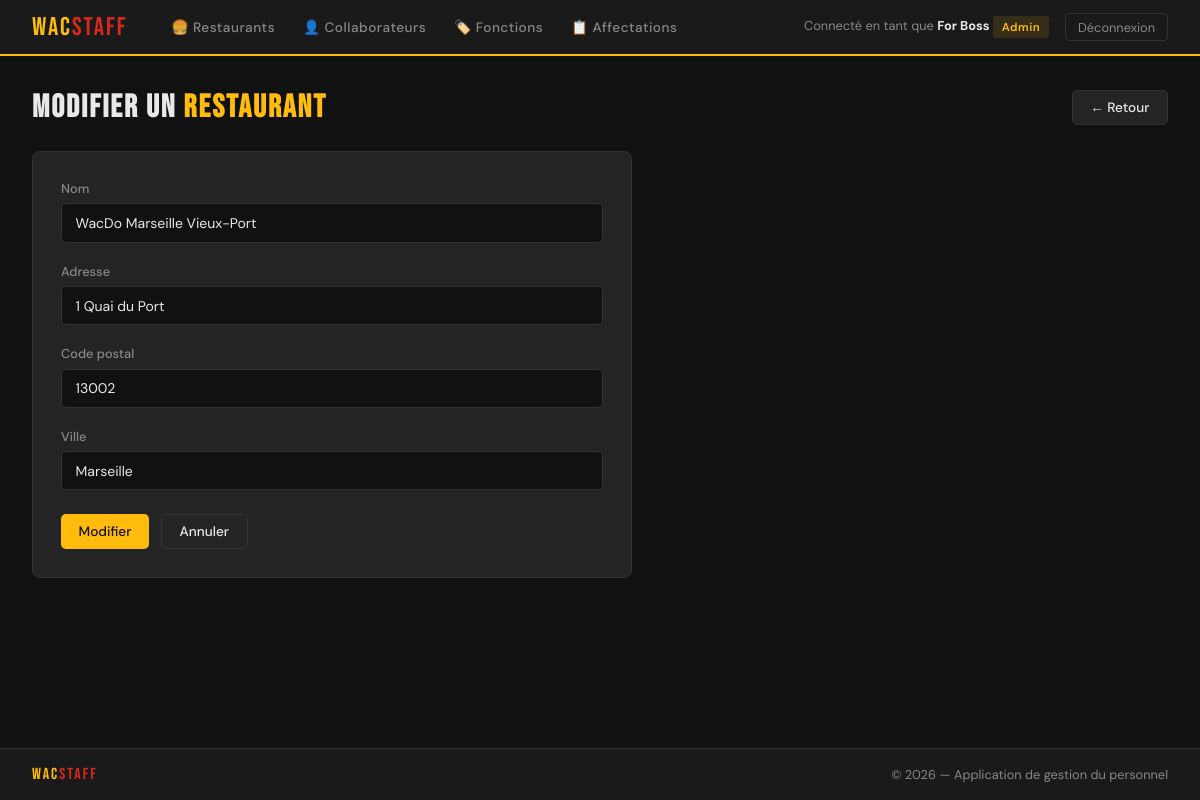
The app's page /WacStaff/restaurants/1/modifier/ (signed in) with its own data.
### WacStaff/models.py (models this page shows, shortened)
class Collaborateur(AbstractBaseUser, PermissionsMixin):
    nom = models.CharField(max_length=100)
    prenom = models.CharField(max_length=100)
    email = models.EmailField(max_length=100, unique=True)
    date1ereEmbauche = models.DateTimeField(auto_now_add=True)
    admin = models.BooleanField(default=False)
    USERNAME_FIELD = 'email'            # champ utilisé pour se connecter
    REQUIRED_FIELDS = ['nom', 'prenom'] # champs demandés par createsuperuser en plus de l'email
    objects = CollaborateurManager()
    @property
    def is_staff(self):
        return self.admin

class Restaurant(models.Model):
    nom = models.CharField(max_length=100, unique=True)
    adresse = models.CharField(max_length=300, unique=True)
    codePostal = models.CharField(max_length=50)
    ville = models.CharField(max_length=100)

### WacStaff/views.py (the view)
# urls.py: path('restaurants/<int:pk>/modifier/', views.restaurant_edit, name='restaurant_edit'),
@login_required
def restaurant_edit(request, pk):
    if not request.user.is_staff:
        messages.error(request, "Accès réservé aux administrateurs.")
        return redirect('restaurant_list')
    restaurant = get_object_or_404(Restaurant, pk=pk)
    form = RestaurantForm(request.POST or None, instance=restaurant)
    if form.is_valid():
        form.save()
        messages.success(request, "Restaurant modifié.")
        return redirect('restaurant_detail', pk=pk)
    return render(request, 'restaurants/form.html', {
        'form': form, 'action': 'Modifier', 'obj': restaurant
    })

### WacStaff/forms.py
class RestaurantForm(forms.ModelForm):
    class Meta:
        model = Restaurant
        fields = ['nom', 'adresse', 'codePostal', 'ville']
        labels = {
            'nom': 'Nom',
            'adresse': 'Adresse',
            'codePostal': 'Code postal',
            'ville': 'Ville',
        }

### WacStaff/templates/restaurants/form.html (shortened to what this page needs)
{% extends "base.html" %}
{% block content %}
<div class="page-header">
    <h1 class="page-title">{{ action }} un <span>restaurant</span></h1>
    <a href="{% url 'restaurant_list' %}" class="btn btn-secondary">← Retour</a>
</div>
<div class="form-card">
    <form method="post">
        {% for field in form %}
        <div class="form-group">
            <label>{{ field.label }}</label>
            {{ field }}
        </div>
        {% endfor %}
        <div class="form-actions">
            <button type="submit" class="btn btn-primary">{{ action }}</button>
            <a href="{% url 'restaurant_list' %}" class="btn btn-secondary">Annuler</a>
        </div>
    </form>
</div>
{% endblock %}

### WacStaff/templates/base.html (shortened to what this page needs)
<!doctype html>
<html lang="fr">
<head>
    {% load static %}
    <link rel="stylesheet" href="{% static 'wacstaff.css' %}">
</head>
<body>
{% if user.is_authenticated %}
<nav>
    <a href="{% url 'home' %}" class="nav-brand">Wac<span>Staff</span></a>
    <div class="nav-links">
        <a href="{% url 'restaurant_list' %}">🍔 Restaurants</a>
        <a href="{% url 'collaborateur_list' %}">👤 Collaborateurs</a>
        <a href="{% url 'fonction_list' %}">🏷️ Fonctions</a>
        <a href="{% url 'affectation_list' %}">📋 Affectations</a>
    </div>
    <div class="nav-user">
        <span>Connecté en tant que <strong>{{ user.prenom }} {{ user.nom }}</strong>
        {% if user.is_staff %}<span class="badge badge-admin">Admin</span>{% endif %}
        </span>
        <form method="post" action="{% url 'logout' %}" style="display:inline;">
            <button type="submit" class="btn-logout">Déconnexion</button>
        </form>
    </div>
</nav>
{% endif %}
<main>
    {% block content %}{% endblock %}
</main>
<footer>
    <span class="footer-brand">Wac<span>Staff</span></span>
    <span class="footer-copy">© {% now "Y" %} — Application de gestion du personnel</span>
</footer>
</body>
</html>

### WacStaff/static/wacstaff.css (style rules this page uses)
:root { --gold: #FFBC0D; --red: #DA291C; --dark: #1a1a1a; --darker: #111111; --surface: #242424; --border: #333333; --text: #e8e8e8; --muted: #888888; --success: #4ade80; --danger: #f87171; }
* { box-sizing: border-box; margin: 0; padding: 0; }
body { font-family: 'DM Sans', sans-serif; background: var(--darker); color: var(--text); min-height: 100vh; display: flex; flex-direction: column; }
nav { background: var(--dark); border-bottom: 2px solid var(--gold); padding: 0 2rem; display: flex; align-items: center; gap: 2rem; height: 56px; position: sticky; top: 0; z-index: 100; }
.nav-brand { font-family: 'Bebas Neue', sans-serif; font-size: 1.6rem; color: var(--gold); letter-spacing: 2px; text-decoration: none; }
.nav-brand span { color: var(--red); }
.nav-links { display: flex; gap: 0.25rem; flex: 1; }
.nav-links a { color: var(--muted); text-decoration: none; font-size: 0.85rem; font-weight: 500; padding: 0.4rem 0.75rem; border-radius: 4px; transition: all 0.15s; letter-spacing: 0.5px; }
.nav-user { display: flex; align-items: center; gap: 1rem; font-size: 0.8rem; color: var(--muted); }
.nav-user strong { color: var(--text); }
.btn-logout { background: none; border: 1px solid var(--border); color: var(--muted); padding: 0.3rem 0.75rem; border-radius: 4px; cursor: pointer; font-size: 0.8rem; font-family: 'DM Sans', sans-serif; text-decoration: none; transition: all 0.15s; }
main { flex: 1; padding: 2rem; max-width: 1200px; margin: 0 auto; width: 100%; }
.page-header { display: flex; justify-content: space-between; align-items: center; margin-bottom: 1.5rem; }
.page-title { font-family: 'Bebas Neue', sans-serif; font-size: 2rem; letter-spacing: 2px; color: var(--text); }
.page-title span { color: var(--gold); }
.btn { display: inline-flex; align-items: center; gap: 0.4rem; padding: 0.5rem 1.1rem; border-radius: 5px; font-size: 0.85rem; font-weight: 500; text-decoration: none; cursor: pointer; border: none; transition: all 0.15s; font-family: 'DM Sans', sans-serif; }
.btn-primary { background: var(--gold); color: #111; }
.btn-secondary { background: var(--surface); color: var(--text); border: 1px solid var(--border); }
.badge { display: inline-block; padding: 0.2rem 0.55rem; border-radius: 3px; font-size: 0.72rem; font-weight: 600; letter-spacing: 0.5px; }
.badge-admin { background: rgba(255,188,13,0.12); color: var(--gold); }
.form-card { background: var(--surface); border: 1px solid var(--border); border-radius: 8px; padding: 1.75rem; max-width: 600px; }
.form-group { margin-bottom: 1.25rem; }
.form-group label { display: block; font-size: 0.8rem; color: var(--muted); margin-bottom: 0.4rem; font-weight: 500; }
.form-group input, .form-group select, .form-group textarea { width: 100%; background: var(--darker); border: 1px solid var(--border); color: var(--text); padding: 0.6rem 0.85rem; border-radius: 5px; font-size: 0.875rem; font-family: 'DM Sans', sans-serif; }
.form-actions { display: flex; gap: 0.75rem; margin-top: 1.5rem; }
footer { background: var(--dark); border-top: 1px solid var(--border); padding: 1rem 2rem; display: flex; justify-content: space-between; align-items: center; font-size: 0.8rem; color: var(--muted); }
.footer-brand { font-family: 'Bebas Neue', sans-serif; font-size: 1rem; color: var(--gold); letter-spacing: 2px; }
.footer-brand span { color: var(--red); }
.footer-copy { color: var(--muted); }

### records on screen
Collaborateur: prenom "For", nom "Boss"
Restaurant: form "WacDo Marseille Vieux-Port" "1 Quai du Port" "13002" "Marseille"

### other values on screen
{{ action }} "Modifier"
{{ field.label }} "Nom" "Adresse" "Code postal" "Ville"
